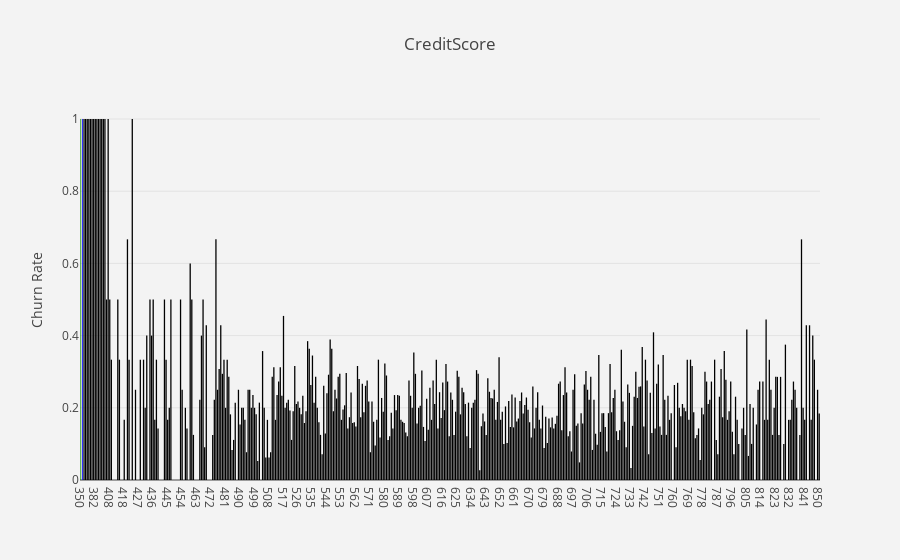

Notebook source saved alongside this figure:
### Code cell
# visualize CreditScore churn rate
df_plot = df_data.groupby('CreditScore').Exited.mean().reset_index()
plot_data = [
    go.Bar(
        x=df_plot['CreditScore'],
        y=df_plot['Exited'],
        width = [0.5, 0.5],
        marker=dict(
        color=['green', 'blue'])
    )
]

plot_layout = go.Layout(
        xaxis={"type": "category"},
        yaxis={"title": "Churn Rate"},
        title='CreditScore',
        plot_bgcolor  = 'rgb(243,243,243)',
        paper_bgcolor  = 'rgb(243,243,243)',
    )
fig = go.Figure(data=plot_data, layout=plot_layout)
pyoff.iplot(fig)

### Figure 1 — Plotly figure (JSON) as saved in the notebook; plotly's stock layout.template omitted (floating-point values rounded to 4 significant figures; data arrays with more than 128 entries replaced by an {"elided": "..."} marker saying what was removed)
{"data": [{"uid": "4b1205d1-134e-4637-87f3-f93f1548b9bb", "width": [0.5, 0.5], "y": {"elided": "460 float values"}, "x": {"elided": "460 int values"}, "type": "bar", "marker": {"color": ["green", "blue"]}}], "layout": {"paper_bgcolor": "rgb(243,243,243)", "plot_bgcolor": "rgb(243,243,243)", "yaxis": {"title": {"text": "Churn Rate"}}, "xaxis": {"type": "category"}, "title": {"text": "CreditScore"}}}
